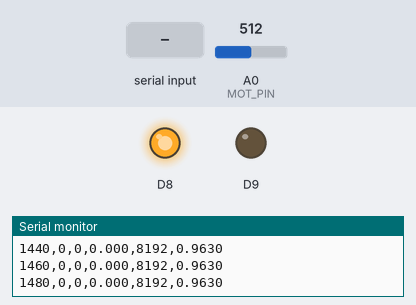
This sketch was run on a simulated Arduino Zero (SAMD21). Parts: output pins drawn as LEDs (lit = HIGH), the last lines printed to the serial monitor. The inputs (shaded band) are chosen by the test bench; at power-on: A0 (MOT_PIN) = 512 (analog values on the 0–1023 scale).

Above: at 1.5 s.
1.6 s: "+" received over Serial
At 2.52 s:
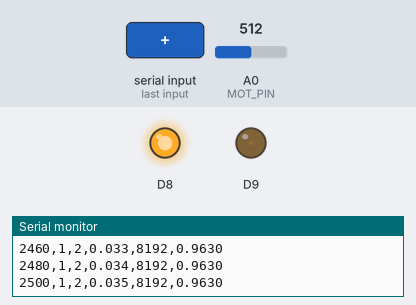
4.6 s: A0 (MOT_PIN) set to 531
6.1 s: "n" received over Serial
At 6.9 s:
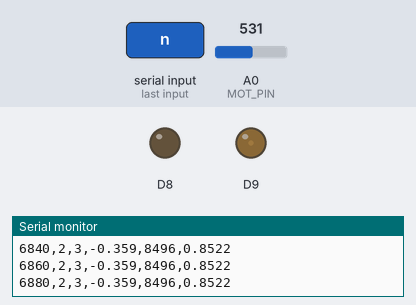
8.6 s: "p" received over Serial
At 9.4 s:
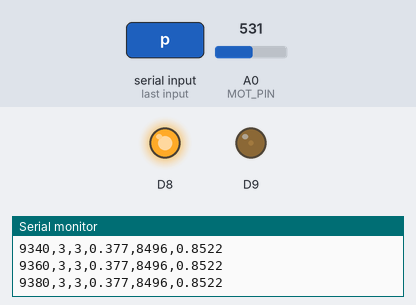
10.1 s: "N" received over Serial
At 10.5 s:
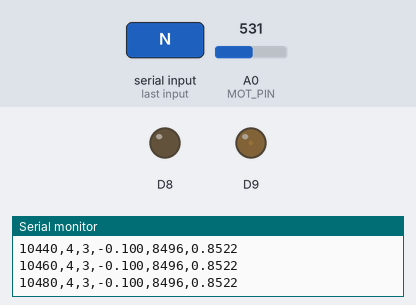
Timing chart, 0 to 12.6 s (numbered marks = the images above; inputs shaded):
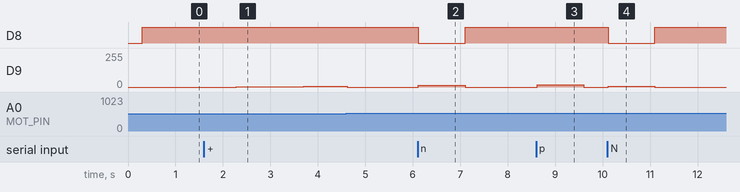

Measured:
- after the input at 1.6 s, D9: moves from 0/255 to 5/255 over 1.9 s, starting after 0.68 s
- after the input at 6.1 s, D8: HIGH → LOW at once, → HIGH 0.98 s later; D9: 0/255 → 15/255 at once, → 0/255 0.98 s later
- after the input at 8.6 s, D9: 0/255 → 16/255 at once, → 0/255 0.98 s later
- after the input at 10.1 s, D8: HIGH → LOW at once, → HIGH 0.98 s later; D9: 0/255 → 4/255 at once, → 0/255 0.98 s later

The sketch:

lab1_stiction_test.ino
```cpp
#include <Arduino.h>
#include "geeWhiz.h"

// =====================================================================
// Lab 1 (d) - Motor stiction test
// Slowly ramps the motor voltage in one direction and cuts it to 0 V
// as soon as the gear starts to move.
//
// Commands (type in CoolTerm):
//   +  ramp positive voltage          -  ramp negative voltage
//   s  stop immediately (0 V)
//   p  +V_TEST with stiction comp     n  -V_TEST with stiction comp
//   P  +V_TEST without comp           N  -V_TEST without comp
//
// Sample line:  t_ms,run,state,V,motor,theta
// Lines starting with '#' are messages and run summaries
// =====================================================================

// ================== Pins ==================
int MOT_PIN = A0;   // motor angle sensor

// ================== Sensor Scaling ==================
// From part (c): theta [rad] = THETA_M * reading [counts] + THETA_OFFSET
const float THETA_M      = -3.645179e-4f;   // rad per ADC count
const float THETA_OFFSET =  3.949147f;      // rad

// ================== Test Settings ==================
const uint16_t SAMPLE_MS        = 20;       // control interval [ms]
const int      BASELINE_SAMPLES = 10;       // samples held at 0 V before the ramp (0.2 s)
const float    RAMP_STEP        = 0.001f;   // voltage increase per sample [V] (0.05 V/s, 20 s per volt)
const float    V_MAX            = 4.0f;     // stop the ramp if |V| reaches this [V]
const int      AVG_SAMPLES      = 5;        // moving average length for motion detection
const float    MOTION_THRESHOLD = 0.03f;    // averaged theta change that counts as motion [rad]
const float    THETA_LIMIT      = 1.2f;     // safety stop if |theta| exceeds this [rad]
const float    V_TEST           = 0.1f;     // small command for the dead zone check [V]
const int      PULSE_SAMPLES    = 50;       // dead zone check duration (1 s)

// ================== Stiction Compensation ==================
// Magnitudes added to the command in each direction
// Task 5: mean + 2 sd of breakaway voltage over 54 ramp runs (theta = -0.5, 0, +0.5 rad)
const float STICTION_POS = 0.277f;   // added when V > 0 (CW)  [V]
const float STICTION_NEG = 0.259f;   // subtracted when V < 0 (CCW) [V]

// ================== Test State ==================
enum TestState { IDLE = 0, BASELINE = 1, RAMP = 2, PULSE = 3 };

volatile char pendingCommand = 0;   // set in loop(), used by the control ISR

TestState state        = IDLE;
int   runNumber        = 0;
int   direction        = 0;      // +1 or -1
int   sampleCount      = 0;
float rampVoltage      = 0.0f;   // ramp magnitude [V]
float motorVoltage     = 0.0f;   // voltage sent to the motor [V]
float thetaStart       = 0.0f;   // average theta before the ramp [rad]
float thetaSum         = 0.0f;
float avgBuffer[AVG_SAMPLES];
int   avgIndex         = 0;
int   avgCount         = 0;


// ================== Setup ==================
void setup() {

  analogReadResolution(14);
  Serial.begin(115200);
  delay(300);

  // Print the header before the timer starts so lines don't get mixed
  Serial.println("# geeWhiz Started - stiction test");
  Serial.println("# commands: + - s p n P N");
  Serial.println("# t_ms,run,state,V,motor,theta");

  geeWhizBegin();
  setMotorVoltage(0.0f);
  set_control_interval_ms(SAMPLE_MS);
}

// ================== Loop ==================
// Only listens for commands; all motor and sensor work happens in the ISR
void loop() {
  if (Serial.available() > 0) {
    char c = Serial.read();
    if (c == '+' || c == '-' || c == 's' || c == 'p' || c == 'n' || c == 'P' || c == 'N') {
      pendingCommand = c;
    }
  }
}

// ================== Stiction Compensation ==================
// Pushes a nonzero command past the dead zone in its direction
float applyStiction(float v) {
  if (v > 0.0f) return v + STICTION_POS;
  if (v < 0.0f) return v - STICTION_NEG;
  return 0.0f;
}

// ================== Run Control ==================
void startRun(char cmd, float theta) {
  if (fabsf(theta) > THETA_LIMIT) {
    Serial.println("# refused: |theta| above THETA_LIMIT, reposition the gear");
    return;
  }
  runNumber++;
  direction    = (cmd == '+') ? 1 : -1;
  sampleCount  = 0;
  thetaSum     = 0.0f;
  rampVoltage  = 0.0f;
  motorVoltage = 0.0f;
  avgIndex     = 0;
  avgCount     = 0;
  state        = BASELINE;
}

void startPulse(char cmd, float theta) {
  float v = (cmd == 'p' || cmd == 'P') ? V_TEST : -V_TEST;
  bool compensate = (cmd == 'p' || cmd == 'n');

  runNumber++;
  motorVoltage = compensate ? applyStiction(v) : v;
  thetaStart   = theta;
  sampleCount  = 0;
  state        = PULSE;

  Serial.print("# run ");  Serial.print(runNumber);
  Serial.print(" pulse "); Serial.print(cmd);
  Serial.print(" V=");     Serial.println(motorVoltage, 3);
}

void stopRun(const char* reason, float theta) {
  if (state == IDLE) {
    motorVoltage = 0.0f;
    return;
  }
  Serial.print("# run ");        Serial.print(runNumber);
  Serial.print(" stop ");        Serial.print(reason);
  Serial.print(" V=");           Serial.print(motorVoltage, 3);
  Serial.print(" theta_start="); Serial.print(thetaStart, 4);
  Serial.print(" theta_end=");   Serial.println(theta, 4);

  motorVoltage = 0.0f;
  state        = IDLE;
}

void handleCommand(char cmd, float theta) {
  if (cmd == 0) return;
  if (cmd == 's') {
    stopRun("STOP", theta);
    return;
  }
  if (state != IDLE) return;   // ignore new runs until the current one ends
  if (cmd == '+' || cmd == '-') startRun(cmd, theta);
  else                          startPulse(cmd, theta);
}

// ================== State Updates ==================
// Hold 0 V and record the starting angle
void updateBaseline(float theta) {
  thetaSum += theta;
  sampleCount++;
  if (sampleCount >= BASELINE_SAMPLES) {
    thetaStart  = thetaSum / BASELINE_SAMPLES;
    sampleCount = 0;
    state       = RAMP;
  }
}

// Raise the voltage one step and check whether the gear has moved
void updateRamp(float theta) {
  rampVoltage += RAMP_STEP;
  motorVoltage = direction * rampVoltage;

  // Moving average of the last AVG_SAMPLES angles to ignore sensor noise
  avgBuffer[avgIndex] = theta;
  avgIndex = (avgIndex + 1) % AVG_SAMPLES;
  if (avgCount < AVG_SAMPLES) avgCount++;
  float sum = 0.0f;
  for (int i = 0; i < avgCount; i++) sum += avgBuffer[i];
  float thetaAvg = sum / avgCount;

  if (fabsf(theta) > THETA_LIMIT)                          stopRun("LIMIT", theta);
  else if (fabsf(thetaAvg - thetaStart) > MOTION_THRESHOLD) stopRun("MOTION", theta);
  else if (rampVoltage >= V_MAX)                            stopRun("VMAX", theta);
}

// Hold the small test voltage for PULSE_SAMPLES samples
void updatePulse(float theta) {
  sampleCount++;
  if (fabsf(theta) > THETA_LIMIT)       stopRun("LIMIT", theta);
  else if (sampleCount >= PULSE_SAMPLES) stopRun("PULSE_END", theta);
}

// ================== Logging ==================
void printSample(int motor, float theta) {
  Serial.print(millis());        Serial.print(",");
  Serial.print(runNumber);       Serial.print(",");
  Serial.print((int)state);      Serial.print(",");
  Serial.print(motorVoltage, 3); Serial.print(",");
  Serial.print(motor);           Serial.print(",");
  Serial.println(theta, 4);
}

// ================== Control ISR ==================
void interval_control_code(void) {
  // ---- Read sensor ----
  int   motor = analogRead(MOT_PIN);
  float theta = THETA_M * motor + THETA_OFFSET;   // gear angle [rad]

  // ---- Take the latest command from loop() ----
  char cmd = pendingCommand;
  pendingCommand = 0;
  handleCommand(cmd, theta);

  // ---- Update the test ----
  switch (state) {
    case BASELINE: updateBaseline(theta); break;
    case RAMP:     updateRamp(theta);     break;
    case PULSE:    updatePulse(theta);    break;
    default:       motorVoltage = 0.0f;   break;
  }

  // ---- Apply voltage and log ----
  setMotorVoltage(motorVoltage);
  printSample(motor, theta);
}
```
